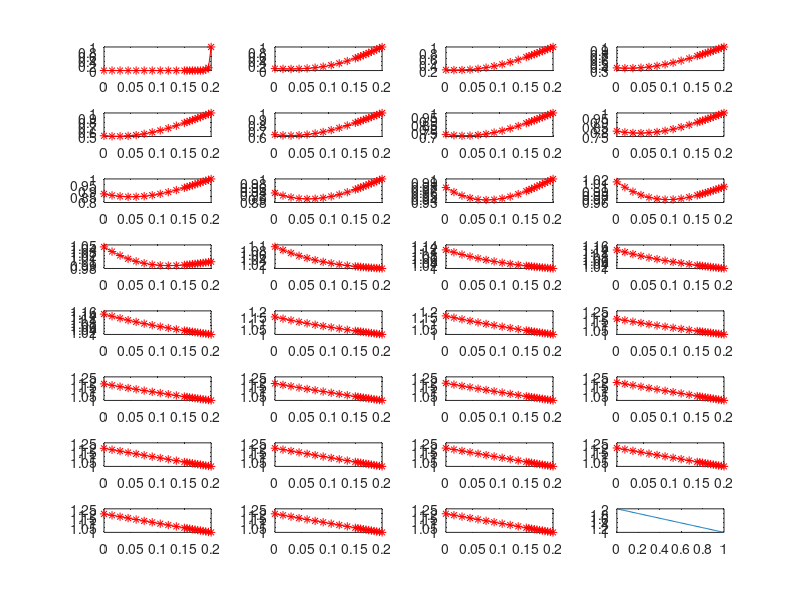

Write MATLAB code to recreate this figure.
clear;
close all;
nel=20;
h=[ones(1,nel/2)*75/50 ones(1,nel/2)*25/50]/100;
f=zeros(1,nel+1);
f(nel+1)=0;%??

diff=[ones(1,nel/2)*1 ones(1,nel/2)*1];
q0=1
T1=1;


rou=1;
c=1;


dt=0.00001;
tn=dt*300*40;
dn=zeros(1,nel);
ddn=zeros(1,nel);
deltaddn1=zeros(1,nel);
ntime=2;
alpha=0.5;
%
LM=zeros(2,nel);
for ii=1:2
    for jj=1:nel
        LM(ii,jj)=jj+ii-1;
    end
end
LM(2,nel)=0;
fee=zeros(2,nel);
kee=zeros(2,2,nel);
mee=zeros(2,2,nel);
K=zeros(nel);
M=zeros(nel);
fe=zeros(1,nel);
for kk=1:nel
fee(:,kk)=[f(kk)+2*f(kk+1) 2*f(kk)+f(kk+1)]'*h(kk)/6;
mee(:,:,kk)=eye(2)*rou*c*h(kk)/2;
kee(:,:,kk)=(eye(2)*2.-1)/h(kk)*diff(kk);
if kk==1
    fee(:,kk)=fee(:,kk)+[q0 0]';
end
if kk==nel
    fee(:,kk)=fee(:,kk)-[kee(1,2,kk) kee(2,2,kk)]'*T1;
end
end
for kk=1:nel-1
    K(kk:kk+1,kk:kk+1)=K(kk:kk+1,kk:kk+1)+kee(:,:,kk);
    M(kk:kk+1,kk:kk+1)=M(kk:kk+1,kk:kk+1)+mee(:,:,kk);
    fe(kk:kk+1)=fe(kk:kk+1)+fee(:,kk)';
end
K(nel,nel)=K(nel,nel)+kee(1,1,nel);
M(nel,nel)=M(nel,nel)+mee(1,1,nel);
fe(nel)=fe(nel)+fee(1,nel);
%M(1,1)=0.01;
%fe(nel)=100.001
%M=M*100;
kkk=1;
xx=zeros(1,nel+1);
xx(1)=0;
for iii=1:nel
    xx(iii+1)=h(iii)+xx(iii);
end
for t=0:dt:tn
dn1=dn+dt*(1-alpha)*ddn;
ddn1=zeros(1,nel);
for ii=1:ntime
   R=fe-ddn1*M-dn1*K;
   deltaddn1=R*inv(M);
   dn1=dn1+dt*alpha*deltaddn1;
   ddn1=ddn1+deltaddn1;
end
dn=dn1;
ddn=ddn1;

figure(1);





    if mod(t/dt,300)==0&&kkk<=31
        
        subplot(8,4,kkk);
        kkk=kkk+1;
        plot(xx,[dn 1],'r-*');
        xlim([0 xx(nel+1)]);
    end
end
subplot(8,4,32);
x=linspace(0,1,100);
plot(x,T1+(1-x)*q0);

%plot(x,T1+(1-x)*q0+(1-x.^2)*0.5);
%title('f=0')
%legend('FEM(nel=10)','exact solution');
